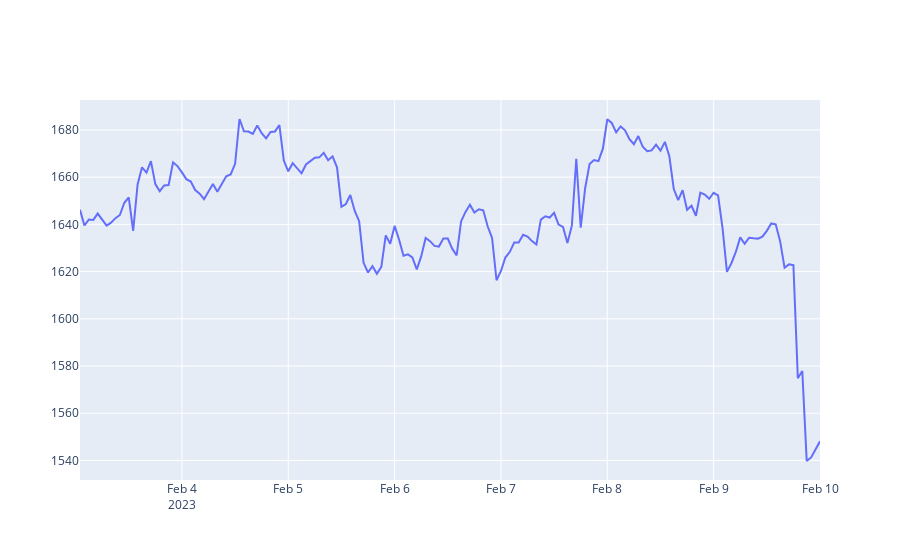
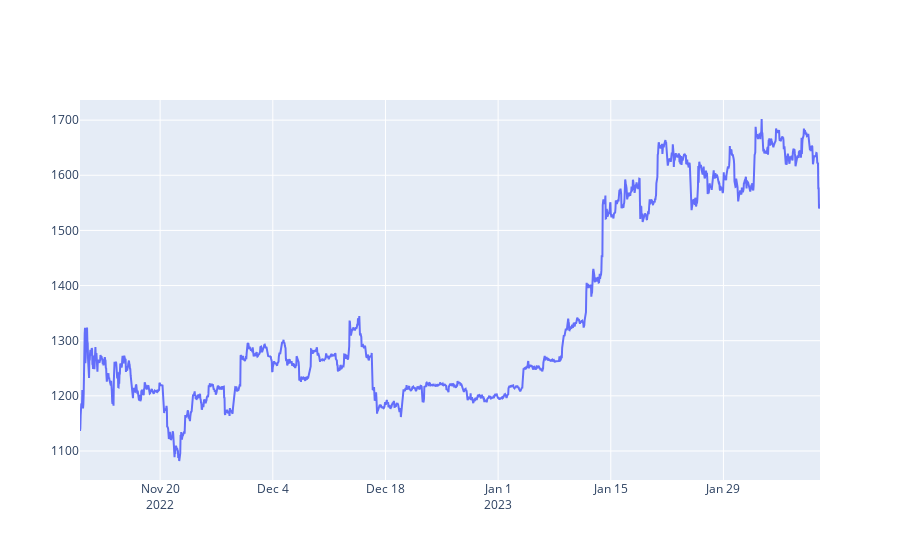

The notebook cell saved with these charts, in order:
### Code cell
from plotly.offline import init_notebook_mode, iplot
init_notebook_mode(connected=True)

def getLine(df_input):
    x = df_input.index
    y = df_input.values
    fig = go.Figure(data=go.Scatter(x = x, y = y))
    fig.show()
    
#------------------------------------------------

#( getLine(getRates('ETH-USD',  '1d',  '1h')) )
( getLine(getRates('ETH-USD',  '1wk',  '1h')) )
( getLine(getRates('ETH-USD',  '3mo',  '1h')) )
#( getLine(getRates('ETH-USD',  '3y',  '1d')) )

### Figure 1 — Plotly figure (JSON) as saved in the notebook; plotly's stock layout.template omitted (floating-point values rounded to 4 significant figures; data arrays with more than 128 entries replaced by an {"elided": "..."} marker saying what was removed)
{"data": [{"x": {"elided": "167 str values"}, "y": {"elided": "167 float values"}, "type": "scatter"}], "layout": {"xaxis": {"type": "date", "range": ["2023-02-03 01:00", "2023-02-10"], "autorange": true}, "yaxis": {"type": "linear", "range": [1532.0, 1693.0], "autorange": true}, "autosize": true}}

### Figure 2 — Plotly figure (JSON) as saved in the notebook; plotly's stock layout.template omitted (floating-point values rounded to 4 significant figures; data arrays with more than 128 entries replaced by an {"elided": "..."} marker saying what was removed)
{"data": [{"x": {"elided": "2205 str values"}, "y": {"elided": "2205 float values"}, "type": "scatter"}], "layout": {"xaxis": {"type": "date", "range": ["2022-11-10 01:00", "2023-02-10"], "autorange": true}, "yaxis": {"type": "linear", "range": [1047.0, 1737.0], "autorange": true}, "autosize": true}}
